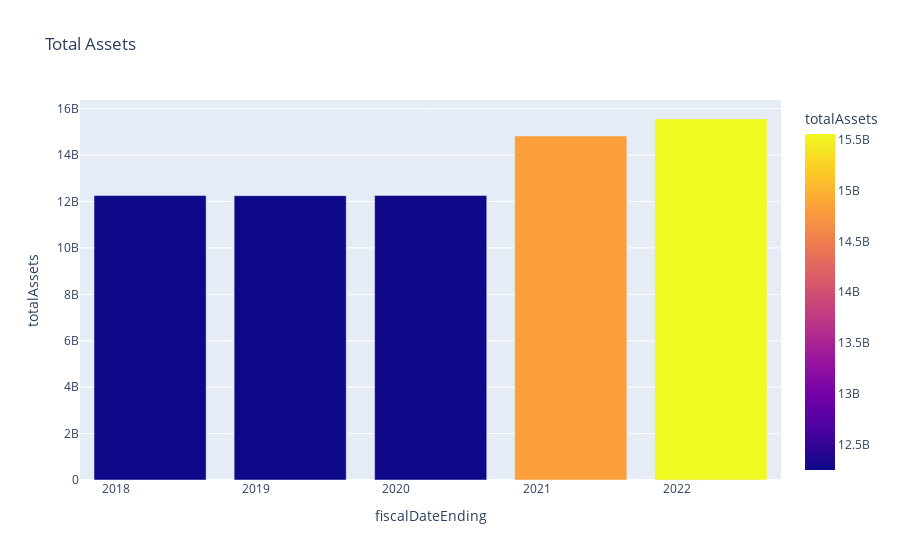

Notebook cell for this chart:
### Code cell
import plotly.express as px
fig = px.bar(balance_sheet, x='fiscalDateEnding', y='totalAssets', title='Total Assets', color='totalAssets')
fig.show()

### Figure 1 — Plotly figure (JSON) as saved in the notebook; plotly's stock layout.template omitted (floating-point values rounded to 4 significant figures)
{"data": [{"alignmentgroup": "True", "hovertemplate": "fiscalDateEnding=%{x}<br>totalAssets=%{marker.color}<extra></extra>", "legendgroup": "", "marker": {"color": [15555000000, 14825000000, 12260000000, 12252000000, 12255000000], "coloraxis": "coloraxis", "pattern": {"shape": ""}}, "name": "", "offsetgroup": "", "orientation": "v", "showlegend": false, "textposition": "auto", "type": "bar", "x": ["2022-03-31", "2021-03-31", "2020-03-31", "2019-03-31", "2018-03-31"], "xaxis": "x", "y": [15555000000, 14825000000, 12260000000, 12252000000, 12255000000], "yaxis": "y"}], "layout": {"barmode": "relative", "coloraxis": {"colorbar": {"title": {"text": "totalAssets"}}, "colorscale": [[0, "#0d0887"], [0.1111, "#46039f"], [0.2222, "#7201a8"], [0.3333, "#9c179e"], [0.4444, "#bd3786"], [0.5556, "#d8576b"], [0.6667, "#ed7953"], [0.7778, "#fb9f3a"], [0.8889, "#fdca26"], [1, "#f0f921"]]}, "legend": {"tracegroupgap": 0}, "title": {"text": "Total Assets"}, "xaxis": {"anchor": "y", "domain": [0, 1], "title": {"text": "fiscalDateEnding"}}, "yaxis": {"anchor": "x", "domain": [0, 1], "title": {"text": "totalAssets"}}}}
